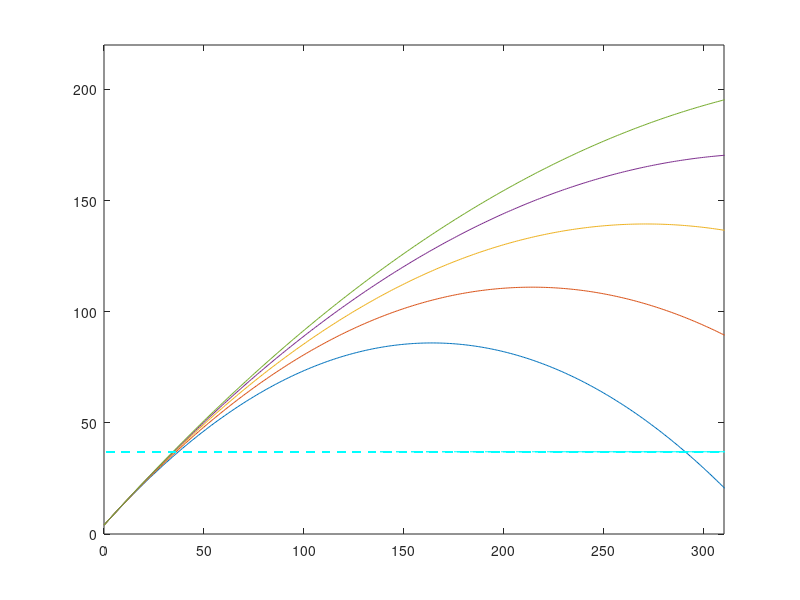

Recreate this plot in MATLAB. (Note: this script raises an error after producing the figure.)
% Homework 8, Problem 3
% Will McClain
% EGR 101-01
% Due: 4/6/23


clear;clc;close all; % housekeeping

FEET2METERS = 0.3048;
MPH2MPS= 0.44704;
METERS2FEET = 1/FEET2METERS;
MPS2MPH=1/MPH2MPS;

THETA = 45;
Y0 = 4;
G = 9.8;


t = (0:0.01:16)';

u = (70:10:110);

% x = utsin(theta)cos(theta)
x = (t * (u*MPH2MPS) * cosd(THETA))*METERS2FEET;

% y = y0 + utsin(theta) + (g/2)t^2
y = ((Y0*FEET2METERS) + t * (u*MPH2MPS) * sind(THETA) - (G/2) * t.^2)*METERS2FEET;

yMonster = 37 * ones(length(x));

plot(x, y)
hold on
plot(yMonster, "c--")

xlim([0,310])
ylim([0,220])

legend([string(u) + " mph", "The Monster"])

maxes = max(y);

% 70mph:   85.96  ft max
% 80mph:   111.05 ft max
% 90mph:   139.48 ft max
% 100mph:  171.26 ft max
% 110mph:  206.38 ft max